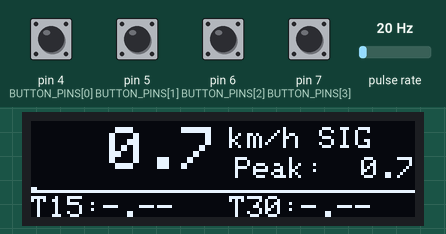
A sketch run on a simulated Arduino Uno, built with avr-gcc and run on an emulated ATmega328P. Shown: 128×32 one-colour display. Wiring (inferred from the names in the program): pulse sensor: data pin 2. Inputs (shaded band) come from the test bench; at power-on: pin 4 (BUTTON_PINS[0]), pin 5 (BUTTON_PINS[1]), pin 6 (BUTTON_PINS[2]), pin 7 (BUTTON_PINS[3]) HIGH, pulse rate 20 Hz.

Above: at 2.3 s.
2.4 s: pin 6 (BUTTON_PINS[2]) pulled LOW for 0.15 s
At 3.3 s:
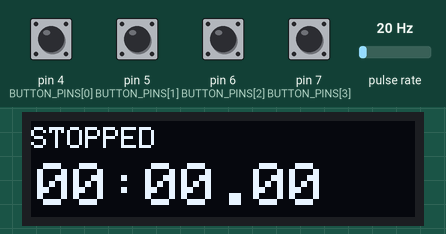
4.0 s: pin 4 (BUTTON_PINS[0]) pulled LOW for 0.15 s
At 4.16 s:
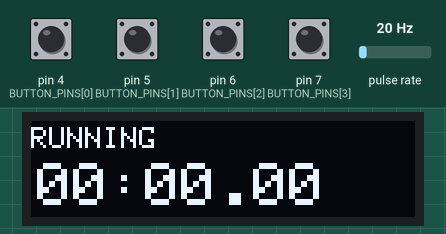
4.7 s: pin 5 (BUTTON_PINS[1]) pulled LOW for 0.15 s
At 5.09 s:
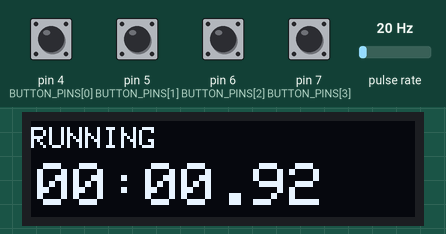
5.4 s: pin 4 (BUTTON_PINS[0]) pulled LOW for 1 s
At 5.8 s:
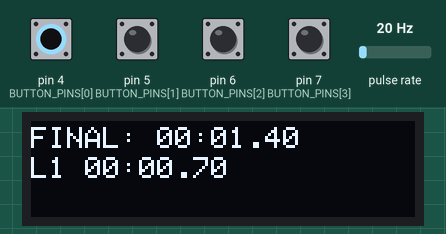
7.9 s: pin 4 (BUTTON_PINS[0]) pulled LOW for 0.15 s
At 9.1 s:
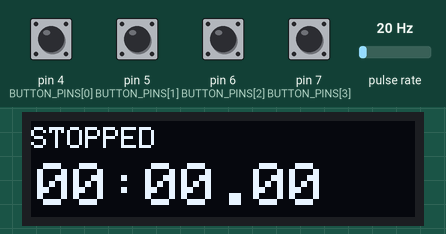
9.5 s: pin 7 (BUTTON_PINS[3]) pulled LOW for 0.15 s
At 10.9 s:
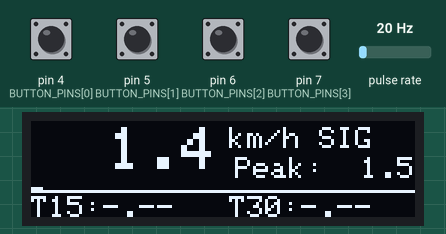
Timing chart, 0 to 12.4 s (numbered marks = the images above; inputs shaded):
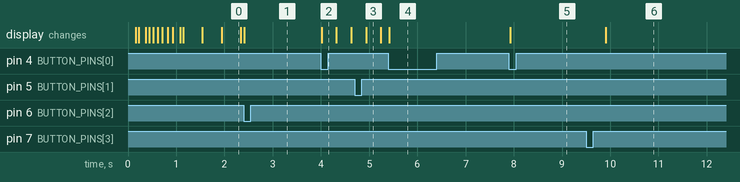

Measured:
- after the input at 2.4 s, the display: changes at once (image 1)
- after the input at 4.0 s, the display: changes at once (image 2)
- after the input at 4.7 s, the display: changes after 0.24 s (image 3)
- after the input at 5.4 s, the display: changes at once (image 4)
- after the input at 7.9 s, the display: changes at once (image 5)
- after the input at 9.5 s, the display: changes after 0.40 s (image 6)
- what the display in image 0 shows lasts 0.4 s, from 1.9 s to 2.3 s

The sketch:

SpeedChecker.ino
```cpp
#include "config.h"
#include "sensor.h"
#include "speed_calculator.h"
#include "display.h"
#include "button.h"
#include "menu.h"

void setup() {
    if (!display_init()) {
        while (true); // OLED not found
    }
#if !DEBUG_MODE
    display_show_splash();
#endif
    sensor_init();
    speed_calculator_init();
    button_init();
    menu_init();
}

void loop() {
    static unsigned long last_update_ms = 0;
    static unsigned long last_display_ms = 0;
    unsigned long now_ms = millis();

    // Process button events every loop iteration for responsive input
    ButtonEvent events = button_update();

    // Handle menu navigation (Button 3=prev, Button 4=next)
    if (events.just_pressed[2]) {
        menu_prev();
    }
    if (events.just_pressed[3]) {
        menu_next();
    }

    // Handle context-dependent button actions (Button 1 and 2)
    // Must be outside the timed block to catch the just_pressed event
    static SpeedData last_speed_data = {0};
    if (events.just_pressed[0]) {
        menu_action_button1(last_speed_data);
    }
    if (events.just_pressed[1]) {
        menu_action_button2();
    }

    // Update speed calculations at defined interval
    if (now_ms - last_update_ms >= SPEED_UPDATE_MS) {
        unsigned long window_ms = now_ms - last_update_ms;
        PulseData pulse_data = sensor_read_and_reset();
        SpeedData speed_data = calculate_speed(pulse_data, window_ms, micros());
        last_speed_data = speed_data;  // Store for button actions

        // Update menu state
        menu_update(speed_data, now_ms);

        last_update_ms = now_ms;
    }

    // Determine display update interval based on current menu
    const MenuState& menu_state = menu_get_state();
    unsigned long display_interval = SPEED_UPDATE_MS;  // Default: 400ms
    if (menu_state.current_menu == MENU_STOPWATCH) {
        display_interval = 10;  // 10ms for high-end stopwatch updates (100 FPS)

        // Update stopwatch elapsed time every loop for smooth display
        // (menu_update only runs every 400ms, too slow for stopwatch)
        if (menu_state.stopwatch.state == SW_RUNNING) {
            // Access stopwatch state directly for high-frequency update
            extern void stopwatch_update_elapsed(unsigned long now_ms);
            stopwatch_update_elapsed(now_ms);
        }
    }

    // Render display at appropriate rate
    if (now_ms - last_display_ms >= display_interval) {
        display_draw_menu(menu_state, last_speed_data, now_ms);
        last_display_ms = now_ms;
    }
}
```

button.cpp
```cpp
#include "button.h"

static ButtonState g_prev_state;
static ButtonState g_current_state;
static unsigned long g_last_change_ms[BUTTON_COUNT];

void button_init() {
    for (uint8_t i = 0; i < BUTTON_COUNT; i++) {
        pinMode(BUTTON_PINS[i], INPUT_PULLUP);
        g_prev_state.pressed[i] = false;
        g_current_state.pressed[i] = false;
        g_last_change_ms[i] = 0;
    }
}

ButtonState button_read() {
    ButtonState state;
    for (uint8_t i = 0; i < BUTTON_COUNT; i++) {
        // INPUT_PULLUP: LOW when pressed, HIGH when released
        state.pressed[i] = (digitalRead(BUTTON_PINS[i]) == LOW);
    }
    return state;
}

ButtonEvent button_update() {
    ButtonEvent events;
    unsigned long now_ms = millis();
    ButtonState raw_state = button_read();

    for (uint8_t i = 0; i < BUTTON_COUNT; i++) {
        events.just_pressed[i] = false;
        events.just_released[i] = false;
        events.held[i] = false;

        // Check if raw state differs from debounced state
        if (raw_state.pressed[i] != g_current_state.pressed[i]) {
            // Apply debounce: only change if enough time has passed
            if ((now_ms - g_last_change_ms[i]) >= BUTTON_DEBOUNCE_MS) {
                g_prev_state.pressed[i] = g_current_state.pressed[i];
                g_current_state.pressed[i] = raw_state.pressed[i];
                g_last_change_ms[i] = now_ms;

                // Detect edges
                if (g_current_state.pressed[i] && !g_prev_state.pressed[i]) {
                    events.just_pressed[i] = true;
                } else if (!g_current_state.pressed[i] && g_prev_state.pressed[i]) {
                    events.just_released[i] = true;
                }
            }
        }

        events.held[i] = g_current_state.pressed[i];
    }

    return events;
}

ButtonState button_get_state() {
    return g_current_state;
}
```

button.h
```cpp
#ifndef BUTTON_H
#define BUTTON_H

#include <Arduino.h>
#include "config.h"

struct ButtonState {
    bool pressed[BUTTON_COUNT];
};

struct ButtonEvent {
    bool just_pressed[BUTTON_COUNT];
    bool just_released[BUTTON_COUNT];
    bool held[BUTTON_COUNT];
};

void button_init();
ButtonState button_read();
ButtonEvent button_update();
ButtonState button_get_state();

#endif
```

display.h
```cpp
#ifndef DISPLAY_H
#define DISPLAY_H

#include <Arduino.h>
#include "config.h"
#include "speed_calculator.h"
#include "button.h"

// Forward declaration
struct MenuState;

// Initialize OLED display
// Returns: true if successful, false if OLED not found
bool display_init();

// Show startup splash screen with logo and progress bar
void display_show_splash();

// Render speed data to display (legacy)
void display_draw_speed(const SpeedData& data);

// Render speed data with button states (legacy)
void display_draw_speed_with_buttons(const SpeedData& data, const ButtonState& buttons);

// Render current menu with all content
void display_draw_menu(const MenuState& menu, const SpeedData& data, unsigned long now_ms);

// Clear display
void display_clear();

#endif
```

menu.h
```cpp
#ifndef MENU_H
#define MENU_H

#include <Arduino.h>
#include "config.h"
#include "speed_calculator.h"

// Menu identifiers
enum MenuId : uint8_t {
    MENU_SPEEDOMETER = 0,
#if SCREEN_MODE == 0
    MENU_DYNO_GRAPH = 1,
    MENU_STOPWATCH = 2,
#else
    // Dyno disabled on smaller screens
    MENU_STOPWATCH = 1,
#endif
#if DEBUG_MODE
  #if SCREEN_MODE == 0
    MENU_DEBUG = 3,
    MENU_COUNT = 4
  #else
    MENU_DEBUG = 2,
    MENU_COUNT = 3
  #endif
#else
  #if SCREEN_MODE == 0
    MENU_COUNT = 3
  #else
    MENU_COUNT = 2  // Speedometer + Stopwatch only on small screen
  #endif
#endif
};

// Speed display units
enum SpeedUnit : uint8_t {
    UNIT_KMH = 0,
    UNIT_MPH = 1,
    UNIT_MPS = 2,
    UNIT_RPM = 3,
    UNIT_SPS = 4,
    UNIT_COUNT = 5
};

// Dyno graph state
enum DynoState : uint8_t {
    DYNO_IDLE = 0,
    DYNO_RECORDING = 1,
    DYNO_COMPLETE = 2
};

// Stopwatch state
enum SwState : uint8_t {
    SW_STOPPED = 0,
    SW_RUNNING = 1
};

// Speedometer menu state
struct SpeedometerState {
    SpeedUnit current_unit;
    float max_speed_kmh;
    float current_acceleration_mps2;  // Live acceleration in m/s²
    float prev_speed_kmh;             // Previous speed for delta calculation
    unsigned long last_update_ms;     // Timestamp for time delta
    bool tt_measuring;                // Currently measuring time-to-speed
    unsigned long tt_start_ms;        // When wheel started spinning
    unsigned long tt15_ms;            // Time to 15 km/h (0 = not reached)
    unsigned long tt30_ms;            // Time to 30 km/h (0 = not reached)
    unsigned long idle_start_ms;      // When speed first dropped to 0
};

// Dyno graph menu state
struct DynoGraphState {
    DynoState state;
    uint8_t sample_count;
    float speed_samples[DYNO_SAMPLES];
    unsigned long start_time_ms;
    unsigned long last_sample_ms;
    uint8_t y_scale_index;           // Current Y-axis scale index
    float current_speed_kmh;          // Current speed during run
    float current_acceleration_mps2;  // Current acceleration in m/s²
    float max_acceleration_mps2;      // Maximum acceleration recorded
    float max_speed_kmh;              // Peak speed during run
    unsigned long time_to_peak_ms;    // Time to reach peak speed
};

// Stopwatch menu state
struct StopwatchState {
    SwState state;
    unsigned long start_time_ms;
    unsigned long elapsed_ms;
    unsigned long lap_times_ms[MAX_LAPS];
    uint8_t lap_count;
};

// Complete menu system state
struct MenuState {
    MenuId current_menu;
    SpeedometerState speedometer;
    DynoGraphState dyno;
    StopwatchState stopwatch;
};

// Initialize menu system
void menu_init();

// Get current menu state (read-only)
const MenuState& menu_get_state();

// Navigate to previous menu (Button 1)
void menu_prev();

// Navigate to next menu (Button 2)
void menu_next();

// Handle button 1 action (context-dependent)
void menu_action_button1(const SpeedData& speed_data);

// Handle button 2 action (context-dependent)
void menu_action_button2();

// Update menu state (called each loop iteration)
void menu_update(const SpeedData& speed_data, unsigned long now_ms);

// Update stopwatch elapsed time (for high-frequency updates)
void stopwatch_update_elapsed(unsigned long now_ms);

// Convert speed from km/h to specified unit
float menu_convert_speed(float speed_kmh, SpeedUnit unit);

// Get unit string for display
const char* menu_get_unit_string(SpeedUnit unit);

// Get menu name for header
const char* menu_get_menu_name(MenuId menu);

#endif
```

sensor.cpp
```cpp
#include "sensor.h"

static volatile unsigned long pulse_count = 0;
static volatile unsigned long last_pulse_us = 0;
static volatile unsigned long last_interval_us = 0;
static volatile unsigned long min_interval_us = 0xFFFFFFFF;

static void pulse_isr() {
    unsigned long now_us = micros();
    if (MIN_PULSE_INTERVAL_US > 0 &&
        last_pulse_us != 0 &&
        (now_us - last_pulse_us) < MIN_PULSE_INTERVAL_US) {
        return;
    }
    if (last_pulse_us != 0) {
        unsigned long interval_us = now_us - last_pulse_us;
        last_interval_us = interval_us;
        if (interval_us < min_interval_us) {
            min_interval_us = interval_us;
        }
    }
    last_pulse_us = now_us;
    pulse_count++;
}

void sensor_init() {
    pinMode(SENSOR_PIN, INPUT_PULLUP);
    attachInterrupt(digitalPinToInterrupt(SENSOR_PIN), pulse_isr, RISING);
}

PulseData sensor_read_and_reset() {
    PulseData data;
    noInterrupts();
    data.pulse_count = pulse_count;
    data.last_pulse_us = last_pulse_us;
    data.last_interval_us = last_interval_us;
    data.min_interval_us = min_interval_us;
    pulse_count = 0;
    min_interval_us = 0xFFFFFFFF;
    interrupts();
    return data;
}

unsigned long sensor_get_last_pulse_us() {
    noInterrupts();
    unsigned long val = last_pulse_us;
    interrupts();
    return val;
}
```

sensor.h
```cpp
#ifndef SENSOR_H
#define SENSOR_H

#include <Arduino.h>
#include "config.h"

struct PulseData {
    unsigned long pulse_count;
    unsigned long last_pulse_us;
    unsigned long last_interval_us;
    unsigned long min_interval_us;
};

// Initialize sensor pin and attach interrupt
void sensor_init();

// Get pulse data with interrupts disabled (thread-safe)
// Also resets counters for next window
PulseData sensor_read_and_reset();

// Get last pulse timestamp without resetting (for signal detection)
unsigned long sensor_get_last_pulse_us();

#endif
```

speed_calculator.cpp
```cpp
#include "speed_calculator.h"

static float top_speed_kmh = 0.0f;
static unsigned long last_min_interval_us = 0;
static float smoothed_speed_kmh = 0.0f;

void speed_calculator_init() {
    top_speed_kmh = 0.0f;
    last_min_interval_us = 0;
    smoothed_speed_kmh = 0.0f;
}

SpeedData calculate_speed(const PulseData& pulse_data,
                          unsigned long window_ms,
                          unsigned long now_us) {
    SpeedData data;
    float window_sec = window_ms / 1000.0f;
    float current_speed = 0.0f;

    // Calculate pulses per second
    if (window_sec > 0.0f) {
        data.pulses_per_second = (unsigned long)(pulse_data.pulse_count / window_sec);
    } else {
        data.pulses_per_second = 0;
    }

    // Calculate speed using pulse count method (preferred for >= 2 pulses)
    if (pulse_data.pulse_count >= 2 && window_sec > 0.0f) {
        float speed_mps = (pulse_data.pulse_count * DISTANCE_PER_PULSE_M) / window_sec;
        current_speed = speed_mps * 3.6f;
    }
    // Fall back to interval-based method for single pulse
    else if (pulse_data.last_interval_us > 0) {
        float seconds = pulse_data.last_interval_us / 1000000.0f;
        float speed_mps = DISTANCE_PER_PULSE_M / seconds;
        current_speed = speed_mps * 3.6f;
    }

    // Clamp to max speed
    if (current_speed > MAX_SPEED_KMH) {
        current_speed = MAX_SPEED_KMH;
    }

    // Check signal activity
    data.signal_active = (pulse_data.pulse_count > 0) ||
        ((pulse_data.last_pulse_us != 0) &&
         ((now_us - pulse_data.last_pulse_us) < (SPEED_UPDATE_MS * 2000UL)));

    // Zero speed if no signal
    if (!data.signal_active) {
        current_speed = 0.0f;
        smoothed_speed_kmh = 0.0f;
    } else {
        // Apply delta limiter - reject unrealistic speed jumps
        float delta = current_speed - smoothed_speed_kmh;
        if (delta > MAX_SPEED_DELTA_KMH) {
            current_speed = smoothed_speed_kmh + MAX_SPEED_DELTA_KMH;
        } else if (delta < -MAX_SPEED_DELTA_KMH) {
            current_speed = smoothed_speed_kmh - MAX_SPEED_DELTA_KMH;
        }

        // Apply EMA smoothing
        smoothed_speed_kmh = SPEED_EMA_ALPHA * current_speed + (1.0f - SPEED_EMA_ALPHA) * smoothed_speed_kmh;
        current_speed = smoothed_speed_kmh;
    }

    // Update top speed (using filtered value)
    if (current_speed > top_speed_kmh) {
        top_speed_kmh = current_speed;
    }

    // Update min interval tracking
    if (pulse_data.min_interval_us != 0xFFFFFFFF) {
        last_min_interval_us = pulse_data.min_interval_us;
    }

    data.current_speed_kmh = current_speed;
    data.top_speed_kmh = top_speed_kmh;
    data.min_interval_us = last_min_interval_us;

    return data;
}

void speed_calculator_reset_top() {
    top_speed_kmh = 0.0f;
}
```

speed_calculator.h
```cpp
#ifndef SPEED_CALCULATOR_H
#define SPEED_CALCULATOR_H

#include <Arduino.h>
#include "config.h"
#include "sensor.h"

struct SpeedData {
    float current_speed_kmh;
    float top_speed_kmh;
    unsigned long pulses_per_second;
    unsigned long min_interval_us;
    bool signal_active;
};

// Initialize calculator state
void speed_calculator_init();

// Calculate speed from pulse data and time window
SpeedData calculate_speed(const PulseData& pulse_data,
                          unsigned long window_ms,
                          unsigned long now_us);

// Reset top speed tracking
void speed_calculator_reset_top();

#endif
```

config.h
```cpp
#ifndef CONFIG_H
#define CONFIG_H

#include <Arduino.h>

// Display Configuration
// SCREEN_MODE: 0 = 128x64 (default), 1 = 128x32 (compact, no header/sidebar)
#define SCREEN_MODE 1

#define SCREEN_WIDTH 128
#if SCREEN_MODE == 0
  #define SCREEN_HEIGHT 64
  const uint8_t MENU_HEADER_HEIGHT = 14;
  const uint8_t MENU_CONTENT_Y = 16;
  const uint8_t BUTTON_SIDEBAR_WIDTH = 10;
#elif SCREEN_MODE == 1
  #define SCREEN_HEIGHT 32
  const uint8_t MENU_HEADER_HEIGHT = 0;   // No header on small screen
  const uint8_t MENU_CONTENT_Y = 0;       // Start from top
  const uint8_t BUTTON_SIDEBAR_WIDTH = 0; // No sidebar on small screen
#endif

const uint8_t CONTENT_WIDTH = SCREEN_WIDTH - BUTTON_SIDEBAR_WIDTH;

#define OLED_RESET -1
#define OLED_ADDR 0x3C

// Firmware Info
extern const char FIRMWARE_VERSION[];
const unsigned long SPLASH_DURATION_MS = 1000;

// Sensor Configuration
// Sensor pin must support hardware interrupts (digitalPinToInterrupt)
#if defined(__AVR_ATmega328P__) || defined(__AVR_ATmega328PB__) || defined(__AVR_ATmega168__)
  // Arduino Nano, Uno, Mini — INT0 = D2, INT1 = D3
  const uint8_t SENSOR_PIN = 2;
#elif defined(__AVR_ATmega32U4__)
  // Arduino Leonardo, Micro — INT0 = D3, INT1 = D2, INT2 = D0, INT3 = D1
  const uint8_t SENSOR_PIN = 3;
#else
  #error "Unsupported processor — define SENSOR_PIN manually for your board"
#endif
const uint8_t SPOKES_PER_REV = 3;
const uint8_t EDGES_PER_SPOKE = 1;

// Wheel Geometry
const float WHEEL_DIAMETER_MM = 19.0f;
const float WHEEL_DIAMETER_M = WHEEL_DIAMETER_MM / 1000.0f;
const float DISTANCE_PER_PULSE_M = (PI * WHEEL_DIAMETER_M) / (SPOKES_PER_REV * EDGES_PER_SPOKE);

// Timing Configuration
const float MAX_SPEED_KMH = 99.0f;
const unsigned long SPEED_UPDATE_MS = 400;
const unsigned long MIN_PULSE_INTERVAL_US = 120;

// Speed Filtering
const float SPEED_EMA_ALPHA = 0.3f;        // Smoothing factor (0.0-1.0, higher = more responsive)
const float MAX_SPEED_DELTA_KMH = 15.0f;   // Max speed change per update cycle

// Button Configuration
const uint8_t BUTTON_COUNT = 4;
const uint8_t BUTTON_PINS[BUTTON_COUNT] = {4, 5, 6, 7};  // D4, D5, D6, D7
const unsigned long BUTTON_DEBOUNCE_MS = 50;

// ========== Menu Configuration ==========

// Debug Mode - shows PPS and MIN interval in SpeedoMeter
#define DEBUG_MODE false

// Menu Header Format: 0=centered, 1="< Name >", 2="[1/3] Name"
#define MENU_HEADER_FORMAT 0

// Dyno Graph Configuration
const float DYNO_MAX_SPEED_KMH = 20.0f;
const uint8_t DYNO_DURATION_SEC = 10;
const uint8_t DYNO_SAMPLES = 25;
const float DYNO_MIN_START_SPEED_KMH = 1.0f;  // Minimum speed to start recording

// Dyno Y-axis scaling options (in km/h)
const uint8_t DYNO_Y_SCALE_COUNT = 6;
const float DYNO_Y_SCALES[DYNO_Y_SCALE_COUNT] = {20.0f, 40.0f, 60.0f, 80.0f, 100.0f, 120.0f};
const uint8_t DYNO_DEFAULT_SCALE_INDEX = 0;  // Start with 20 km/h

// Speed Gauge Configuration
const float GAUGE_MAX_SPEED_KMH = 40.0f;  // Max speed for gauge bar

// Auto-reset Configuration
const uint8_t AUTO_RESET_IDLE_SEC = 5;  // Reset Peak/TT after idle (0 = disabled)

// Stopwatch Configuration
const uint8_t MAX_LAPS = 5;

#endif
```

Source omitted: display.cpp (21471 bytes), menu.cpp (14122 bytes)
